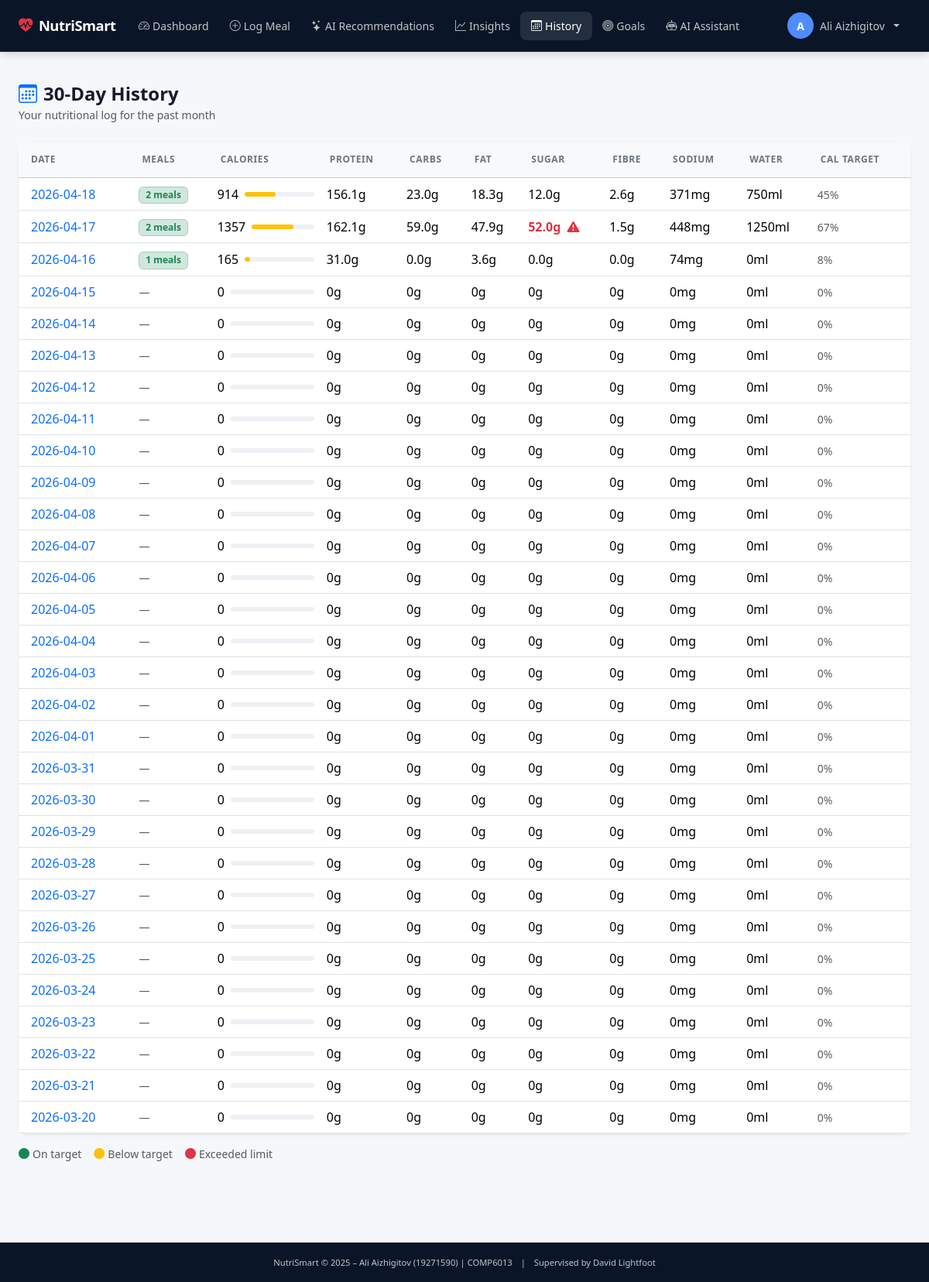
Screenshot of /history (signed in) with the database file from the repository.
### tables this page shows
CREATE TABLE users (
                id          INTEGER PRIMARY KEY AUTOINCREMENT,
                username    TEXT    NOT NULL UNIQUE,
                email       TEXT    NOT NULL UNIQUE,
                password_hash TEXT  NOT NULL,
                full_name   TEXT,
                age         INTEGER,
                weight_kg   REAL,
                height_cm   REAL,
                gender      TEXT    CHECK(gender IN ('male','female','other')),
                activity_level TEXT DEFAULT 'moderate'
                                    CHECK(activity_level IN ('sedentary','light','moderate','active','very_active')),
                created_at  TEXT    DEFAULT (datetime('now'))
            );

CREATE TABLE meal_logs (
                id          INTEGER PRIMARY KEY AUTOINCREMENT,
                user_id     INTEGER NOT NULL REFERENCES users(id) ON DELETE CASCADE,
                log_date    TEXT    NOT NULL DEFAULT (date('now')),
                meal_type   TEXT    NOT NULL
                                    CHECK(meal_type IN ('breakfast','lunch','dinner','snack')),
                food_name   TEXT    NOT NULL,
                quantity_g  REAL    NOT NULL DEFAULT 100,
                calories    REAL    NOT NULL DEFAULT 0,
                protein_g   REAL    NOT NULL DEFAULT 0,
                carbs_g     REAL    NOT NULL DEFAULT 0,
                fat_g       REAL    NOT NULL DEFAULT 0,
                sugar_g     REAL    NOT NULL DEFAULT 0,
                fiber_g     REAL    NOT NULL DEFAULT 0,
                sodium_mg   REAL    NOT NULL DEFAULT 0,
                notes       TEXT,
                logged_at   TEXT    DEFAULT (datetime('now'))
            );

### app.py (the view)
@app.route('/history')
@login_required
def history():
    user_id  = session['user_id']
    goals    = db.get_goals(user_id)
    days = []
    for i in range(30):
        d     = (date.today() - timedelta(days=i)).isoformat()
        tots  = db.get_daily_totals(user_id, d)
        water = db.get_water_for_date(user_id, d)
        meal_count = len(db.get_meals_for_date(user_id, d))
        days.append({
            'date':       d,
            'calories':   round(tots.get('calories', 0)),
            'protein_g':  round(tots.get('protein_g', 0), 1),
            'carbs_g':    round(tots.get('carbs_g', 0), 1),
            'fat_g':      round(tots.get('fat_g', 0), 1),
            'sugar_g':    round(tots.get('sugar_g', 0), 1),
            'fiber_g':    round(tots.get('fiber_g', 0), 1),
            'sodium_mg':  round(tots.get('sodium_mg', 0)),
            'water_ml':   water,
            'meal_count': meal_count,
        })
    return render_template('history.html', days=days, goals=goals)

### app.py (called while the page is built)
def login_required(f):
    @wraps(f)
    def decorated(*args, **kwargs):
        if 'user_id' not in session:
            flash('Please log in to access this page.', 'warning')
            return redirect(url_for('login'))
        return f(*args, **kwargs)
    return decorated

def current_user():
    user_id = session.get('user_id')
    if user_id:
        return db.get_user_by_id(user_id)
    return None

@app.before_request
def load_logged_in_user():
    g.user = current_user()

@app.context_processor
def inject_globals():
    return {
        'user': g.user,
        'today': date.today().isoformat(),
        'now': datetime.now(),
    }

### database.py (called while the page is built)
def get_db():
    conn = sqlite3.connect(DB_PATH)
    conn.row_factory = sqlite3.Row
    conn.execute("PRAGMA foreign_keys = ON")
    return conn

def get_user_by_id(user_id):
    conn = get_db()
    user = conn.execute("SELECT * FROM users WHERE id = ?", (user_id,)).fetchone()
    conn.close()
    return dict(user) if user else None

def get_goals(user_id):
    conn = get_db()
    goals = conn.execute("SELECT * FROM goals WHERE user_id = ?", (user_id,)).fetchone()
    conn.close()
    return dict(goals) if goals else None

def get_meals_for_date(user_id, log_date):
    conn = get_db()
    rows = conn.execute(
        "SELECT * FROM meal_logs WHERE user_id = ? AND log_date = ? ORDER BY meal_type, logged_at",
        (user_id, log_date)
    ).fetchall()
    conn.close()
    return [dict(r) for r in rows]

def get_daily_totals(user_id, log_date):
    conn = get_db()
    row = conn.execute("""
        SELECT
            COALESCE(SUM(calories), 0)   AS calories,
            COALESCE(SUM(protein_g), 0)  AS protein_g,
            COALESCE(SUM(carbs_g), 0)    AS carbs_g,
            COALESCE(SUM(fat_g), 0)      AS fat_g,
            COALESCE(SUM(sugar_g), 0)    AS sugar_g,
            COALESCE(SUM(fiber_g), 0)    AS fiber_g,
            COALESCE(SUM(sodium_mg), 0)  AS sodium_mg
        FROM meal_logs
        WHERE user_id = ? AND log_date = ?
    """, (user_id, log_date)).fetchone()
    conn.close()
    return dict(row) if row else {}

def get_water_for_date(user_id, log_date):
    conn = get_db()
    row = conn.execute(
        "SELECT COALESCE(SUM(amount_ml), 0) AS total FROM water_logs WHERE user_id=? AND log_date=?",
        (user_id, log_date)
    ).fetchone()
    conn.close()
    return row['total'] if row else 0

### templates/history.html (shortened to what this page needs)
{% extends 'base.html' %}
{% block content %}
<div class="container-fluid px-4 py-4">
    <div class="mb-4">
        <h4 class="fw-bold mb-0">
            <i class="bi bi-calendar3 me-2 text-primary"></i>30-Day History
        </h4>
        <small class="text-muted">Your nutritional log for the past month</small>
    </div>
    <div class="card border-0 shadow-sm">
        <div class="card-body p-0">
            <div class="table-responsive">
                <table class="table table-hover align-middle mb-0">
                    <thead class="table-light">
                        <tr>
                            <th class="px-3">Date</th>
                            <th>Meals</th>
                            <th>Calories</th>
                            <th>Protein</th>
                            <th>Carbs</th>
                            <th>Fat</th>
                            <th>Sugar</th>
                            <th>Fibre</th>
                            <th>Sodium</th>
                            <th>Water</th>
                            <th>Cal Target</th>
                        </tr>
                    </thead>
                    <tbody>
                    {% for day in days %}
                        {% set cal_pct = (day.calories / goals.calories_target * 100)|int if goals.calories_target else 0 %}
                        <tr>
                            <td class="px-3 fw-medium">
                                <a href="{{ url_for('dashboard') }}" class="text-decoration-none">
                                    {{ day.date }}
                                </a>
                            </td>
                            <td>
                                {% if day.meal_count > 0 %}
                                    <span class="badge bg-success-subtle text-success border border-success-subtle">
                                        {{ day.meal_count }} meals
                                    </span>
                                {% else %}
                                    <span class="text-muted small">—</span>
                                {% endif %}
                            </td>
                            <td>
                                <div class="d-flex align-items-center gap-2">
                                    <span class="fw-medium">{{ day.calories }}</span>
                                    <div class="progress flex-grow-1" style="height:6px;min-width:50px;">
                                        <div class="progress-bar
                                            {% if cal_pct > 115 %}bg-danger
                                            {% elif cal_pct >= 80 %}bg-success
                                            {% elif cal_pct > 0 %}bg-warning
                                            {% else %}bg-light{% endif %}"
                                            style="width:{{ [cal_pct, 100]|min }}%;"></div>
                                    </div>
                                </div>
                            </td>
                            <td>{{ day.protein_g }}g</td>
                            <td>{{ day.carbs_g }}g</td>
                            <td>{{ day.fat_g }}g</td>
                            <td class="{% if day.sugar_g > goals.sugar_limit %}text-danger fw-semibold{% endif %}">
                                {{ day.sugar_g }}g
                                {% if day.sugar_g > goals.sugar_limit %}
                                    <i class="bi bi-exclamation-triangle-fill ms-1" title="Exceeds limit"></i>
                                {% endif %}
                            </td>
                            <td class="{% if day.fiber_g >= goals.fiber_target %}text-success{% endif %}">
                                {{ day.fiber_g }}g
                            </td>
                            <td class="{% if day.sodium_mg > goals.sodium_limit %}text-danger{% endif %}">
                                {{ day.sodium_mg }}mg
                            </td>
                            <td class="{% if day.water_ml >= goals.water_target_ml %}text-info{% endif %}">
                                {{ day.water_ml }}ml
                            </td>
                            <td>
                                <small class="text-muted">{{ cal_pct }}%</small>
                            </td>
                        </tr>
                    {% endfor %}
                    </tbody>
                </table>
            </div>
        </div>
    </div>
    <div class="mt-3 d-flex gap-3 flex-wrap text-muted small">
        <span><i class="bi bi-circle-fill text-success me-1"></i>On target</span>
        <span><i class="bi bi-circle-fill text-warning me-1"></i>Below target</span>
        <span><i class="bi bi-circle-fill text-danger me-1"></i>Exceeded limit</span>
    </div>
</div>
{% endblock %}

### templates/base.html (shortened to what this page needs)
<!DOCTYPE html>
<html lang="en" data-bs-theme="light">
<head>
    <link href="https://cdn.jsdelivr.net/npm/bootstrap@5.3.2/dist/css/bootstrap.min.css" rel="stylesheet">
    <link rel="stylesheet" href="https://cdn.jsdelivr.net/npm/bootstrap-icons@1.11.3/font/bootstrap-icons.min.css">
    <link rel="stylesheet" href="{{ url_for('static', filename='css/style.css') }}">
</head>
<body>
{% if user %}
<nav class="navbar navbar-expand-lg navbar-dark ns-navbar sticky-top">
    <div class="container-fluid px-4">
        <a class="navbar-brand fw-bold" href="{{ url_for('dashboard') }}">
            <i class="bi bi-heart-pulse-fill me-2 text-danger"></i>NutriSmart
        </a>
        <div class="collapse navbar-collapse" id="mainNav">
            <ul class="navbar-nav me-auto mb-2 mb-lg-0">
                <li class="nav-item">
                    <a class="nav-link {% if request.endpoint == 'dashboard' %}active{% endif %}"
                       href="{{ url_for('dashboard') }}">
                        <i class="bi bi-speedometer2 me-1"></i>Dashboard
                    </a>
                </li>
                <li class="nav-item">
                    <a class="nav-link {% if request.endpoint == 'log_meal' %}active{% endif %}"
                       href="{{ url_for('log_meal') }}">
                        <i class="bi bi-plus-circle me-1"></i>Log Meal
                    </a>
                </li>
                <li class="nav-item">
                    <a class="nav-link {% if request.endpoint == 'ai_recommendations' %}active{% endif %}"
                       href="{{ url_for('ai_recommendations') }}">
                        <i class="bi bi-stars me-1"></i>AI Recommendations
                    </a>
                </li>
                <li class="nav-item">
                    <a class="nav-link {% if request.endpoint == 'insights' %}active{% endif %}"
                       href="{{ url_for('insights') }}">
                        <i class="bi bi-graph-up me-1"></i>Insights
                    </a>
                </li>
                <li class="nav-item">
                    <a class="nav-link {% if request.endpoint == 'history' %}active{% endif %}"
                       href="{{ url_for('history') }}">
                        <i class="bi bi-calendar3 me-1"></i>History
                    </a>
                </li>
                <li class="nav-item">
                    <a class="nav-link {% if request.endpoint == 'goals' %}active{% endif %}"
                       href="{{ url_for('goals') }}">
                        <i class="bi bi-bullseye me-1"></i>Goals
                    </a>
                </li>
                <li class="nav-item">
                    <a class="nav-link {% if request.endpoint == 'ai_chat' %}active{% endif %}"
                       href="{{ url_for('ai_chat') }}">
                        <i class="bi bi-robot me-1"></i>AI Assistant
                    </a>
                </li>
            </ul>
            <div class="navbar-nav">
                <div class="nav-item dropdown">
                    <a class="nav-link dropdown-toggle d-flex align-items-center gap-2" href="#"
                       data-bs-toggle="dropdown">
                        <div class="ns-avatar">{{ (user.full_name or user.username)[0].upper() }}</div>
                        <span class="d-none d-lg-inline">{{ user.full_name or user.username }}</span>
                    </a>
                </div>
            </div>
        </div>
    </div>
</nav>
{% endif %}
<main class="{% if user %}ns-main{% endif %}">
    {% block content %}{% endblock %}
</main>
<footer class="ns-footer text-center py-3 mt-5">
    <small>
        NutriSmart &copy; 2025 – Ali Aizhigitov (19271590) | COMP6013
        <span class="mx-2">|</span>
        Supervised by David Lightfoot
    </small>
</footer>
</body>
</html>

### static/css/style.css (style rules this page uses)
:root { --ns-navy: #0a1628; --ns-navy-soft: #111e35; --ns-accent: #4f8cff; --ns-green: #22c55e; --ns-radius: 12px; --ns-shadow: 0 2px 16px rgba(0,0,0,.08); --ns-transition: .18s ease; font-family: 'Inter', system-ui, -apple-system, sans-serif; }
*, *::before, *::after { box-sizing: border-box; }
body { background: #f5f7fa; color: #1a1a2e; min-height: 100vh; display: flex; flex-direction: column; }
.ns-navbar { background: var(--ns-navy) !important; border-bottom: 1px solid rgba(255,255,255,.06); min-height: 62px; box-shadow: 0 2px 12px rgba(0,0,0,.18); }
.ns-navbar .nav-link { font-size: .875rem; font-weight: 500; padding: .5rem .85rem !important; border-radius: 8px; transition: background var(--ns-transition), color var(--ns-transition); color: rgba(255,255,255,.75) !important; }
.ns-navbar .nav-link:hover, .ns-navbar .nav-link.active { background: rgba(255,255,255,.1); color: #fff !important; }
.ns-navbar .navbar-brand { font-size: 1.15rem; letter-spacing: -.5px; }
.ns-avatar { width: 34px; height: 34px; border-radius: 50%; background: var(--ns-accent); color: #fff; font-weight: 700; font-size: .875rem; display: flex; align-items: center; justify-content: center; flex-shrink: 0; }
.ns-main { flex: 1; padding-bottom: 2rem; }
.card { border-radius: var(--ns-radius); transition: box-shadow var(--ns-transition); }
.progress { border-radius: 99px; background: #eef0f4; }
.progress-bar { border-radius: 99px; transition: width .5s ease; }
.table th { font-size: .75rem; text-transform: uppercase; letter-spacing: .05em; color: #6c757d; font-weight: 600; padding: .85rem .75rem; }
.ns-footer { background: var(--ns-navy); color: rgba(255,255,255,.75); font-size: .8rem; margin-top: auto; }
.ns-footer .text-muted, .ns-footer small { color: rgba(255,255,255,.75) !important; }

### rows the page displays
users: full_name "A", full_name "Ali Aizhigitov"
meal_logs: date "2026-04-18", meal_count "2", calories "914", protein_g "156.1", carbs_g "23.0", fat_g "18.3", sugar_g "12.0", fiber_g "2.6", sodium_mg "371", water_ml "750", cal_pct "45"
meal_logs: date "2026-04-17", meal_count "2", calories "1357", protein_g "162.1", carbs_g "59.0", fat_g "47.9", sugar_g "52.0", fiber_g "1.5", sodium_mg "448", water_ml "1250", cal_pct "67"
meal_logs: date "2026-04-16", meal_count "1", calories "165", protein_g "31.0", carbs_g "0.0", fat_g "3.6", sugar_g "0.0", fiber_g "0.0", sodium_mg "74", water_ml "0", cal_pct "8"

### other values shown
{{ day.date }} "2026-04-15" "2026-04-14" "2026-04-13" "2026-04-12" "2026-04-11" "2026-04-10" "2026-04-09" "2026-04-08" "2026-04-07" "2026-04-06" "2026-04-05" "2026-04-04" "2026-04-03" "2026-04-02" "2026-04-01" "2026-03-31" "2026-03-30" "2026-03-29" "2026-03-28" "2026-03-27" "2026-03-26" "2026-03-25" "2026-03-24" "2026-03-23" "2026-03-22" "2026-03-21" "2026-03-20"
{{ day.calories }} "0" "0" "0" "0" "0" "0" "0" "0" "0" "0" "0" "0" "0" "0" "0" "0" "0" "0" "0" "0" "0" "0" "0" "0" "0" "0" "0"
{{ day.protein_g }} "0" "0" "0" "0" "0" "0" "0" "0" "0" "0" "0" "0" "0" "0" "0" "0" "0" "0" "0" "0" "0" "0" "0" "0" "0" "0" "0"
{{ day.carbs_g }} "0" "0" "0" "0" "0" "0" "0" "0" "0" "0" "0" "0" "0" "0" "0" "0" "0" "0" "0" "0" "0" "0" "0" "0" "0" "0" "0"
{{ day.fat_g }} "0" "0" "0" "0" "0" "0" "0" "0" "0" "0" "0" "0" "0" "0" "0" "0" "0" "0" "0" "0" "0" "0" "0" "0" "0" "0" "0"
{{ day.sugar_g }} "0" "0" "0" "0" "0" "0" "0" "0" "0" "0" "0" "0" "0" "0" "0" "0" "0" "0" "0" "0" "0" "0" "0" "0" "0" "0" "0"
{{ day.fiber_g }} "0" "0" "0" "0" "0" "0" "0" "0" "0" "0" "0" "0" "0" "0" "0" "0" "0" "0" "0" "0" "0" "0" "0" "0" "0" "0" "0"
{{ day.sodium_mg }} "0" "0" "0" "0" "0" "0" "0" "0" "0" "0" "0" "0" "0" "0" "0" "0" "0" "0" "0" "0" "0" "0" "0" "0" "0" "0" "0"
{{ day.water_ml }} "0" "0" "0" "0" "0" "0" "0" "0" "0" "0" "0" "0" "0" "0" "0" "0" "0" "0" "0" "0" "0" "0" "0" "0" "0" "0" "0"
{{ cal_pct }} "0" "0" "0" "0" "0" "0" "0" "0" "0" "0" "0" "0" "0" "0" "0" "0" "0" "0" "0" "0" "0" "0" "0" "0" "0" "0" "0"
